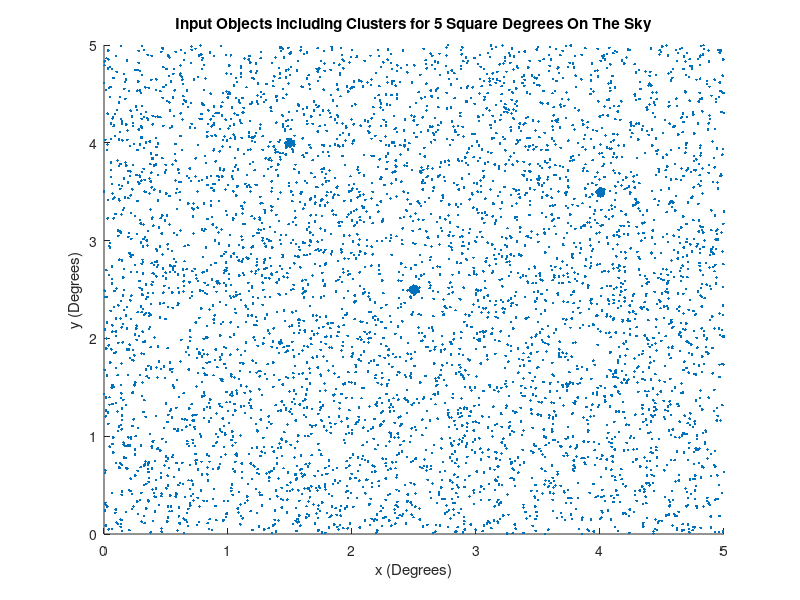

Here is the MATLAB script that generated this plot: (Note: this script raises an error after producing the figure.)
clear all
close all

z = 0.5;
l = 1;
DA = 1255;
Theta = l./DA;
CellSize = Theta.*(180./pi);

n = input('Input a value for n which is the angular size of sky covered: ');

x=rand(1,5000)*n; %generates 5000 'objects' in the user specified area of the sky.
y=rand(1,5000)*n;

mu1 = [0.5.*n 0.5.*n];
mu2 = [0.3.*n 0.8.*n]; %Means for normal distributions, these specify where the center is.
mu3 = [0.8.*n 0.7.*n];

sigma1 = [0.00005.*n,0;0,0.00005.*n];
sigma2 = [0.00005.*n,0;0,0.00005.*n]; %Sigma values, these specify the spread of each distribution.
sigma3 = [0.00005.*n,0;0,0.00005.*n];


F1 = mvnrnd(mu1,sigma1,100);
F2 = mvnrnd(mu2,sigma2,100); %Obtaining the random points for the each mean and sigma variable.
F3 = mvnrnd(mu3,sigma3,100);

x1 = [F1(:,1)];
y1 = [F1(:,2)];
x2 = [F2(:,1)];
y2 = [F2(:,2)]; %Obtaining the x and y values from each array of normally distrbuted points.
x3 = [F3(:,1)];
y3 = [F3(:,2)];

X = [x,x1',x2',x3'];
Y = [y,y1',y2',y3']; %Combining all these arrays into one so that they can be plotted.
scatter(X,Y,'.');
xlim([0 n]);
ylim([0 n]);
title(['Input Objects including Clusters for ',num2str(n),...
    ' Square Degrees On The Sky']);
xlabel('x (Degrees)');
ylabel('y (Degrees)');

figure;
[count,Xedges,Yedges] = histcounts2(X,Y,'BinWidth',[CellSize, CellSize],...
    'XBinLimits',[0 n],'YBinLimits',[0 n]);
imagesc(count);

figure;
gram = histogram2(X,Y,'BinWidth',[CellSize, CellSize],'XBinLimits',[0 n],...
    'YBinLimits',[0 n],'DisplayStyle','tile');

% Variance field
mean = mean2(count);
N = sum(count,'all');
varsq = ((count - mean).^2)./N;
variance = sqrt(varsq);

varf = var(count(:));

% Nfield
Nfield = mean2(count);
% Ncluster
Ncluster = count;
% Contrast
diff = Ncluster - Nfield;
contrast = diff./varf;
contrast = max(0, contrast);
figure;
imagesc(contrast);